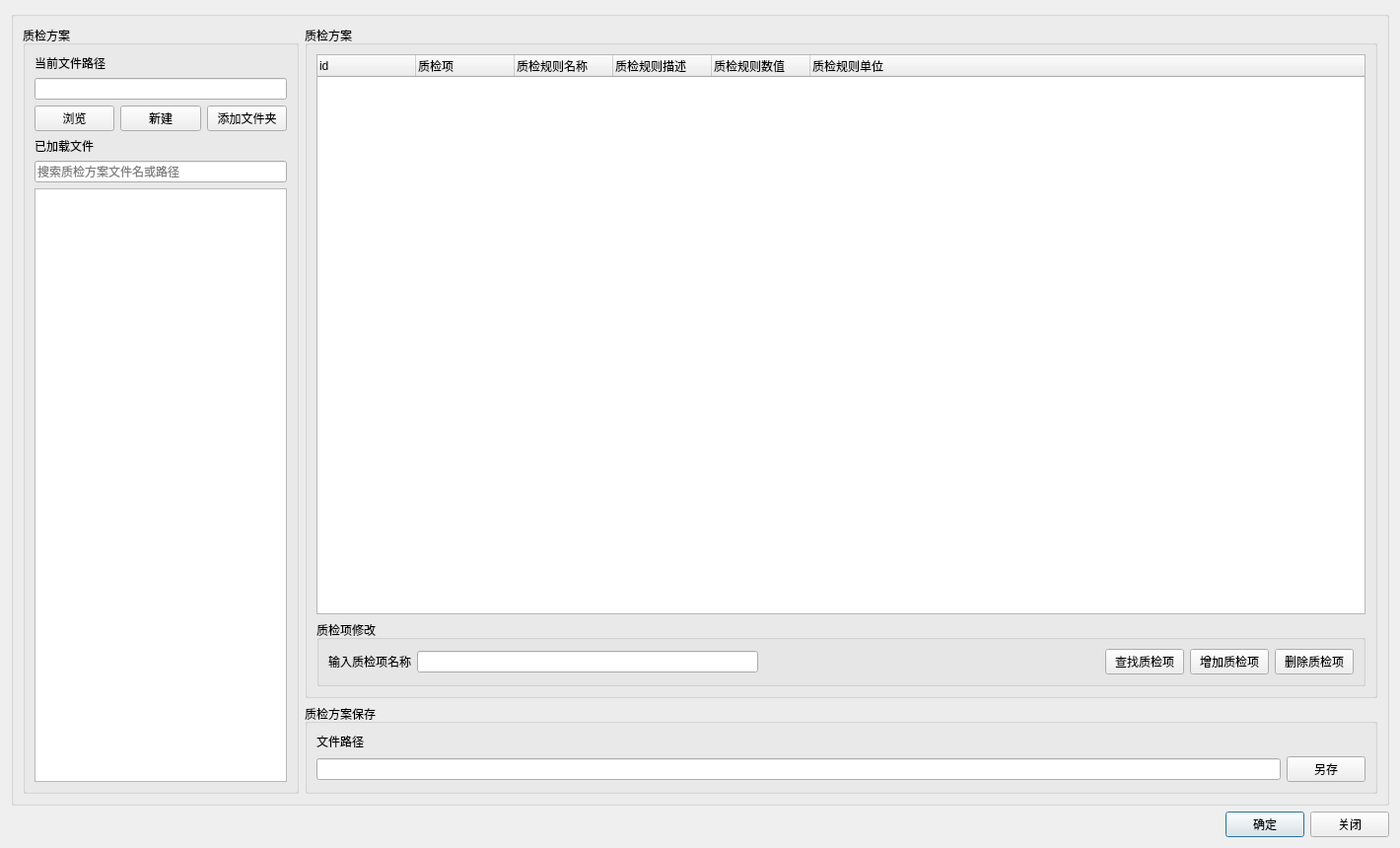
<?xml version="1.0" encoding="UTF-8"?>
<ui version="4.0">
 <class>Task_Model_ARD_RuleDlg</class>
 <widget class="QDialog" name="Task_Model_ARD_RuleDlg">
  <property name="geometry">
   <rect>
    <x>0</x>
    <y>0</y>
    <width>1420</width>
    <height>860</height>
   </rect>
  </property>
  <property name="windowTitle">
   <string>质检方案配置</string>
  </property>
  <layout class="QGridLayout" name="gridLayout_6">
   <item row="1" column="0">
    <spacer name="horizontalSpacer">
     <property name="orientation">
      <enum>Qt::Orientation::Horizontal</enum>
     </property>
     <property name="sizeHint" stdset="0">
      <size>
       <width>682</width>
       <height>20</height>
      </size>
     </property>
    </spacer>
   </item>
   <item row="1" column="1">
    <widget class="QPushButton" name="pushButton_OK">
     <property name="visible">
      <bool>false</bool>
     </property>
     <property name="text">
      <string>确定</string>
     </property>
    </widget>
   </item>
   <item row="1" column="2">
    <widget class="QPushButton" name="pushButton_Cancel">
     <property name="text">
      <string>关闭</string>
     </property>
    </widget>
   </item>
   <item row="0" column="0" colspan="3">
    <widget class="QGroupBox" name="groupBox">
     <property name="title">
      <string/>
     </property>
     <layout class="QGridLayout" name="gridLayout_5">
   <item row="0" column="0" rowspan="2">
       <widget class="QGroupBox" name="groupBox_2">
        <property name="title">
         <string>质检方案</string>
        </property>
        <layout class="QGridLayout" name="gridLayout">
         <item row="0" column="0" colspan="3">
          <widget class="QLabel" name="label_5">
           <property name="text">
            <string>当前文件路径</string>
           </property>
          </widget>
         </item>
         <item row="1" column="0" colspan="3">
          <widget class="QLineEdit" name="lineEdit_InputDataPath">
           <property name="toolTip">
            <string>请选择映射规则文件路径</string>
           </property>
          </widget>
         </item>
         <item row="2" column="0">
          <widget class="QPushButton" name="pushButton_Open">
           <property name="text">
            <string>浏览</string>
           </property>
          </widget>
         </item>
         <item row="2" column="1">
          <widget class="QPushButton" name="pushButton_newfile">
           <property name="text">
            <string>新建</string>
           </property>
          </widget>
         </item>
         <item row="2" column="2">
          <widget class="QPushButton" name="pushButton_LoadFolder">
           <property name="text">
            <string>添加文件夹</string>
           </property>
          </widget>
         </item>
         <item row="3" column="0" colspan="3">
          <widget class="QLabel" name="label_ConfigFiles">
           <property name="text">
            <string>已加载文件</string>
           </property>
          </widget>
         </item>
         <item row="4" column="0" colspan="3">
          <widget class="QLineEdit" name="lineEdit_SearchConfigFiles">
           <property name="placeholderText">
            <string>搜索质检方案文件名或路径</string>
           </property>
          </widget>
         </item>
         <item row="5" column="0" colspan="3">
          <widget class="QListWidget" name="listWidget_ConfigFiles"/>
         </item>
        </layout>
       </widget>
      </item>
   <item row="0" column="1">
       <widget class="QGroupBox" name="groupBox_3">
        <property name="title">
         <string>质检方案</string>
        </property>
        <layout class="QGridLayout" name="gridLayout_4">
         <item row="0" column="0">
          <widget class="QTreeWidget" name="treeWidget_TaskModelData">
           <column>
            <property name="text">
             <string>id</string>
            </property>
           </column>
           <column>
            <property name="text">
             <string>质检项</string>
            </property>
           </column>
           <column>
            <property name="text">
             <string>质检规则名称</string>
            </property>
           </column>
           <column>
            <property name="text">
             <string>质检规则描述</string>
            </property>
           </column>
           <column>
            <property name="text">
             <string>质检规则数值</string>
            </property>
           </column>
           <column>
            <property name="text">
             <string>质检规则单位</string>
            </property>
           </column>
          </widget>
         </item>
   <item row="2" column="0">
          <widget class="QGroupBox" name="groupBox_5">
           <property name="title">
            <string>质检项修改</string>
           </property>
           <layout class="QGridLayout" name="gridLayout_3">
            <item row="0" column="2">
             <spacer name="horizontalSpacer_2">
              <property name="orientation">
               <enum>Qt::Orientation::Horizontal</enum>
              </property>
              <property name="sizeHint" stdset="0">
               <size>
                <width>40</width>
                <height>20</height>
               </size>
              </property>
             </spacer>
            </item>
            <item row="0" column="0">
             <widget class="QLabel" name="label_2">
              <property name="text">
               <string>输入质检项名称</string>
              </property>
             </widget>
            </item>
            <item row="0" column="1">
             <widget class="QLineEdit" name="lineEdit_CheckItemName">
              <property name="toolTip">
               <string>请输入要查找的任务名称（模糊查找）</string>
              </property>
             </widget>
            </item>
            <item row="0" column="3">
             <widget class="QPushButton" name="pushButton_Query">
              <property name="text">
               <string>查找质检项</string>
              </property>
             </widget>
            </item>
            <item row="0" column="5">
             <widget class="QPushButton" name="pushButton_DeleteCheckItem">
              <property name="text">
               <string>删除质检项</string>
              </property>
             </widget>
            </item>
            <item row="0" column="4">
             <widget class="QPushButton" name="pushButton_AddCheckItem">
              <property name="text">
               <string>增加质检项</string>
              </property>
             </widget>
            </item>
           </layout>
          </widget>
         </item>
        </layout>
       </widget>
      </item>
      <item row="1" column="1">
       <widget class="QGroupBox" name="groupBox_4">
        <property name="title">
         <string>质检方案保存</string>
        </property>
        <layout class="QGridLayout" name="gridLayout_2">
         <item row="0" column="0" rowspan="2" colspan="2">
          <widget class="QLabel" name="label_7">
           <property name="text">
            <string>文件路径</string>
           </property>
          </widget>
         </item>
         <item row="2" column="1">
          <widget class="QPushButton" name="pushButton_Save">
           <property name="text">
            <string>另存</string>
           </property>
          </widget>
         </item>
         <item row="2" column="0">
          <widget class="QLineEdit" name="lineEdit_OutputDataPath">
           <property name="toolTip">
            <string>设置映射规则文件保存路径</string>
           </property>
          </widget>
         </item>
        </layout>
       </widget>
      </item>
     </layout>
    </widget>
   </item>
  </layout>
 </widget>
 <resources/>
 <connections/>
</ui>
